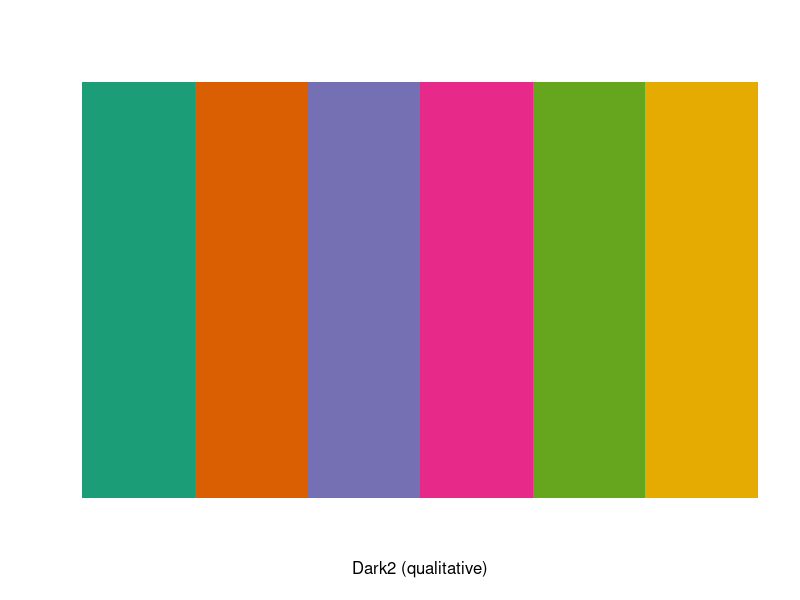
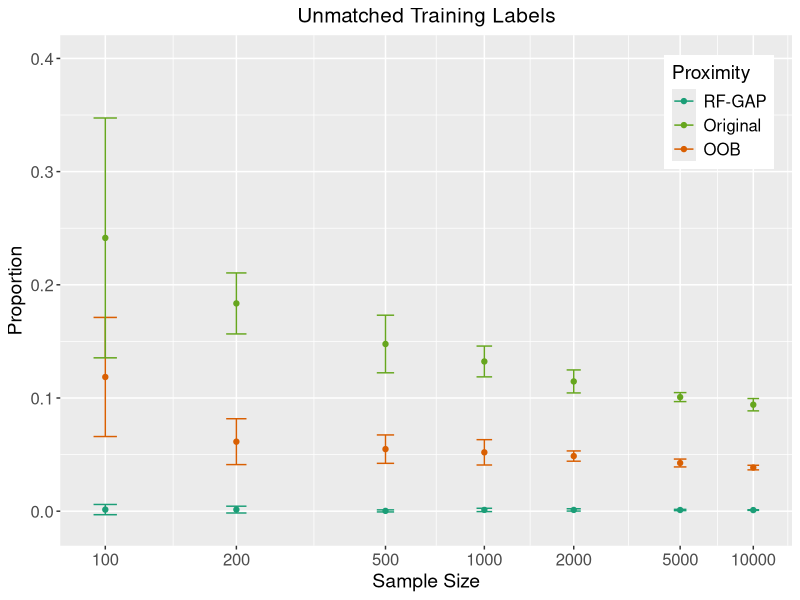
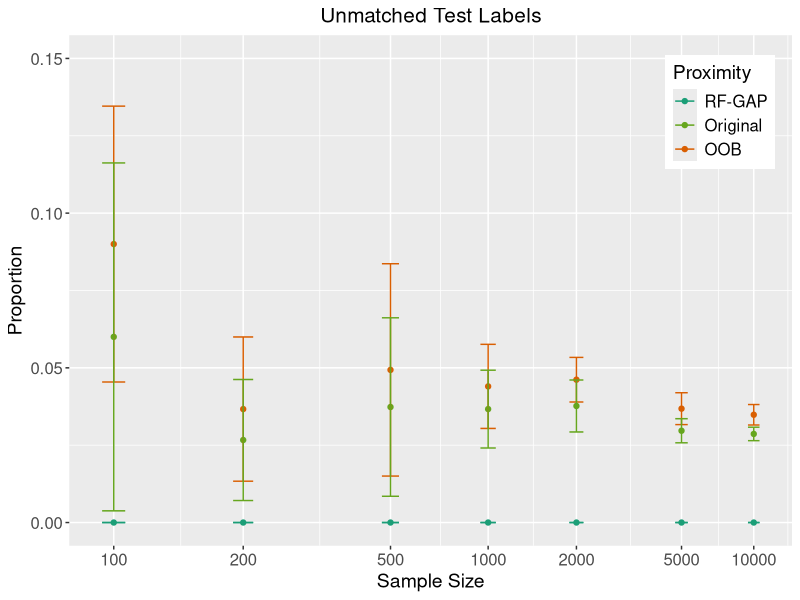
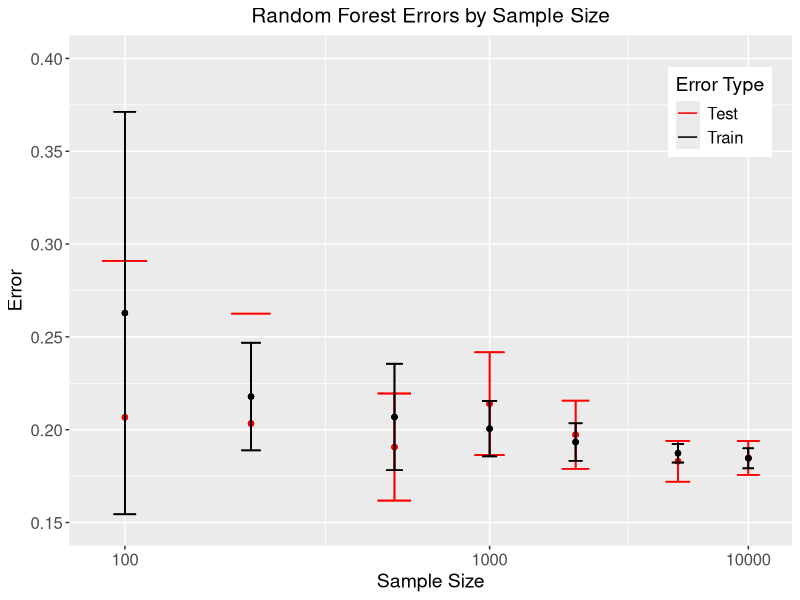

Write the R code that produced these figures, in order.
library(data.table)
library(ggplot2)
library(RColorBrewer)

errors_dt <- fread('experiments/sample_size/errors.csv')
aggregate_dt <- errors_dt[, .('Mean_Train' = mean(Train_Error),
                              'SD_Train'   = sd(Train_Error),
                              'Mean_Test'  = mean(Test_Error),
                              'SD_Test'    = sd(Test_Error),
                              'Mean_RF_OOB' = mean(RF_OOB),
                              'Mean_RF_Test' = mean(RF_Test),
                              'SD_RF_OOB' = sd(RF_OOB),
                              'SD_RF_Test' = sd(RF_Test)
                              ),
                          by = c('Proximity', 'Sample_Size')]

errors_df <- as.data.table(errors_dt)

palette <- brewer.pal(6, 'Dark2')
display.brewer.pal(6, 'Dark2')

proximity_order <- c('RF-GAP', 'Original', 'OOB')
colors <- palette[c(1, 5, 2)]
shapes <- c(17, 22, 24)

sizes <- c(100, 200, 500, 1000, 2000, 5000, 10000)

#------------------------------------------------------------------------------#
#                              Train Errors
#------------------------------------------------------------------------------#


ggplot(data = aggregate_dt, aes(x = Sample_Size,
                                y = Mean_Train,
                                color = Proximity)) +
  geom_point() +
  geom_errorbar(aes(ymin = Mean_Train - SD_Train,
                    ymax = Mean_Train + SD_Train),
                width = .05) +
  ylim(c(-.01, .40)) +
  scale_x_continuous(trans = 'log10', breaks = sizes) +
  coord_trans(x = 'log10') +
  xlab('Sample Size') +
  ylab('Proportion') +
  scale_shape_manual(values = shapes, breaks = proximity_order) +
  scale_color_manual(values = colors, breaks = proximity_order) +
  theme(axis.text.x = element_text(size = 12),
        axis.text.y = element_text(size = 12),
        axis.title  = element_text(size = 14),
        legend.text = element_text(size = 12),
        legend.title = element_text(size = 14),
        legend.position = c(.9, .85),
        plot.title = element_text(size = 15, hjust = 0.5)) +
  ggtitle('Unmatched Training Labels')


#------------------------------------------------------------------------------#
#                              Test Errors
#------------------------------------------------------------------------------#

ggplot(data = aggregate_dt, aes(x = Sample_Size,
                                y = Mean_Test,
                                color = Proximity)) +
  geom_point() +
  geom_errorbar(aes(ymin = Mean_Test - SD_Test,
                    ymax = Mean_Test + SD_Test),
                width = .05) +
  ylim(c(0, .15)) +
  scale_x_continuous(trans = 'log10', breaks = sizes) +
  coord_trans(x = 'log10') +
  xlab('Sample Size') +
  ylab('Proportion') +
  scale_shape_manual(values = shapes, breaks = proximity_order) +
  scale_color_manual(values = colors, breaks = proximity_order) +
  theme(axis.text.x = element_text(size = 12),
        axis.text.y = element_text(size = 12),
        axis.title  = element_text(size = 14),
        legend.text = element_text(size = 12),
        legend.title = element_text(size = 14),
        legend.position = c(.9, .85),
        plot.title = element_text(size = 15, hjust = 0.5)) +
  ggtitle('Unmatched Test Labels')

#------------------------------------------------------------------------------#
#                       RF Error Rates
#------------------------------------------------------------------------------#
ggplot(data = aggregate_dt, aes(x = Sample_Size,
                             y = Mean_RF_Test)) +
  geom_point(color = 'red') +
  geom_errorbar(aes(ymin = Mean_RF_Test - SD_RF_Test,
                    ymax = Mean_RF_Test + SD_RF_Test,
                    color = 'Test'),
                width = .1) +

  geom_point(aes(y = Mean_RF_OOB)) +

  geom_errorbar(aes(ymin = Mean_RF_OOB - SD_RF_OOB,
                    ymax = Mean_RF_OOB + SD_RF_OOB,
                    color = 'Train'),
                width = .05) +
  scale_x_continuous(trans = 'log10') +
  coord_trans(x = 'log10') +
  xlab('Sample Size') +
  ylab('Error') +
  ylim(c(.15, .4)) +
  ggtitle('Random Forest Errors by Sample Size') +
  theme(axis.text.x = element_text(size = 12),
        axis.text.y = element_text(size = 12),
        axis.title  = element_text(size = 14),
        legend.text = element_text(size = 12),
        legend.title = element_text(size = 14),
        legend.position = c(.9, .85),
        plot.title = element_text(size = 15, hjust = 0.5)) +
  scale_color_manual(values = c('red', 'black'), name = 'Error Type')

